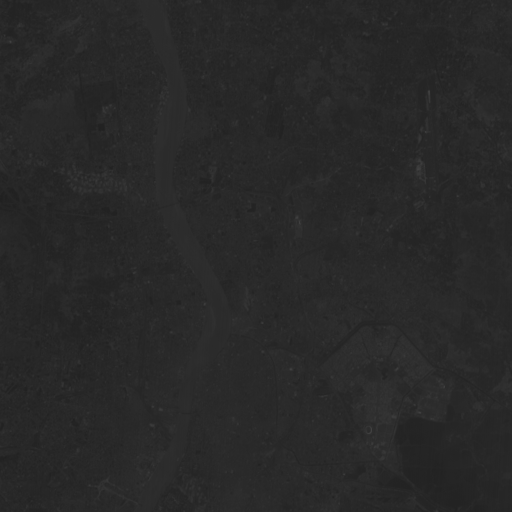
#> input picture NAIVEBAYES/River_non_river/images/1.gif, 512 x 512 px; the run also reads 3 pictures not shown here
$ jupyter execute --allow-errors river_non_river.ipynb
#> lines starting #> are read from the running program, lines starting #| are printed output that depends on the picture
[cell 1]
import numpy as np
import cv2
import matplotlib.pyplot as plt
import random
from PIL import Image

[cell 2]
def sampleAndPlot(img):
    river = np.transpose(np.where(img>=128))
    nonRiver = np.transpose(np.where(img<128))
    rand50 = np.random.randint(0, river.shape[0], 50)
    rand100 = np.random.randint(0, nonRiver.shape[0], 100)
    river50 = np.zeros((50, 2), dtype=int)
    nonRiver100 = np.zeros((100, 2), dtype=int)
    for i in range(50):
        river50[i] = [river[rand50[i]][0], river[rand50[i]][1]]
    for i in range(100):
        nonRiver100[i] = [nonRiver[rand100[i]][0], nonRiver[rand100[i]][1]]
    # print(river50.shape, nonRiver100.shape)

    plt.imshow(img, cmap='Accent')
    plt.scatter(x = list(map(lambda p: p[1], river50)), y = list(map(lambda p: p[0], river50)), c='b', s=10)
    plt.scatter(x = list(map(lambda p: p[1], nonRiver100)), y = list(map(lambda p: p[0], nonRiver100)), c='r', s=10)
    plt.show()

    return river50, nonRiver100

[cell 3]
def get_data(path):
#> called with path = 'images/1.gif'
    img = Image.open(path, 'r')
#> img is the input picture: PIL image 512x512 P; min 32, max 65, mean 40.6
    p = np.array(list(img.getdata())).reshape(512,512)
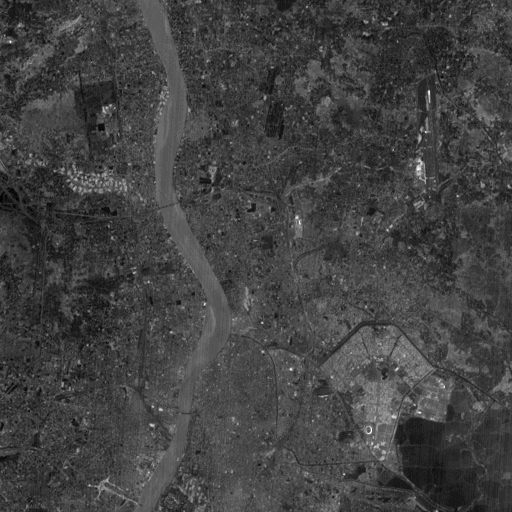
#> p: shape (512, 512) int64; min 0, max 33, mean 8.6; drawn with min black and max white
    return p

img1 = get_data('images/1.gif')

img2 = get_data('images/2.gif')

img3 = get_data('images/3.gif')

img4 = get_data('images/4.gif')
#> call 4 of get_data, with path = 'images/4.gif'
#> in get_data (call 4), `p = np.array(list(img.getdata())).reshape(512,512)`:
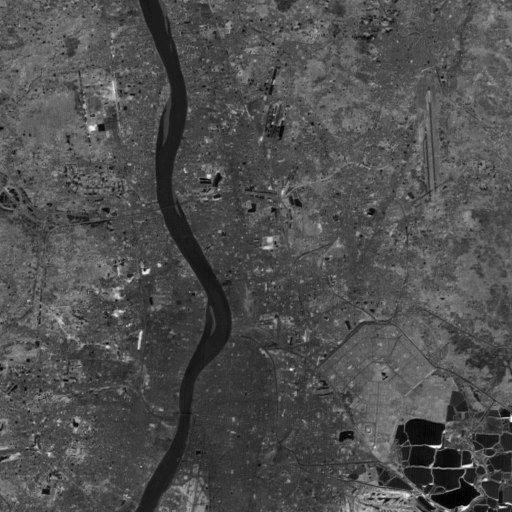
#> p: shape (512, 512) int64; min 0, max 63, mean 19.6; drawn with min black and max white

#> (a cell that did not finish here is left out)

[cell 5]
riverValues = []
#> riverValues = []
nonriverValues = []

#> (the rest of this cell did not finish here and is left out)

[cell 6]
# Calculate Mean
riverMean = np.mean(riverValues, axis = 0)
#> riverMean = nan
nonriverMean = np.mean(nonriverValues, axis = 0)

# Calculate covariance for river and non river class
diffRiver = riverValues - riverMean
#> diffRiver = empty array
diffNonriver = nonriverValues - nonriverMean

#> (the rest of this cell did not finish here and is left out)

[cell 7]
def main(P1,P2):
#> called with P1 = 0.7, P2 = 0.3
    final_ans = np.zeros((512, 512))

    for i in range(512):
        for j in range(512):
            modifiedData = data[i][j] - riverMean

            river_class = np.dot(np.dot(modifiedData.T, np.linalg.inv(covRiver)), modifiedData)
            river_prediction = (float(1) / ((float(2) * np.pi) ** 2)) * (float(1) / (np.sqrt(np.linalg.det(covRiver)))) * np.exp((float(-0.5)) * river_class)

            modifiedData = data[i][j] - nonriverMean
            non_river_class = np.dot(np.dot(np.transpose((modifiedData)), np.linalg.inv(covNonriver)), modifiedData)
            non_river_prediction =  (float(1) / ((float(2) * np.pi) ** 2)) * (float(1) / (np.sqrt(np.linalg.det(covNonriver)))) * np.exp((float(-0.5)) * non_river_class)

            if(P1 * river_prediction >= P2 * non_river_prediction) :
                final_ans[i][j] = 255
            else :
                final_ans[i][j] = 0
#> final_ans: shape (512, 512) float64; every value is 0
    return final_ans
